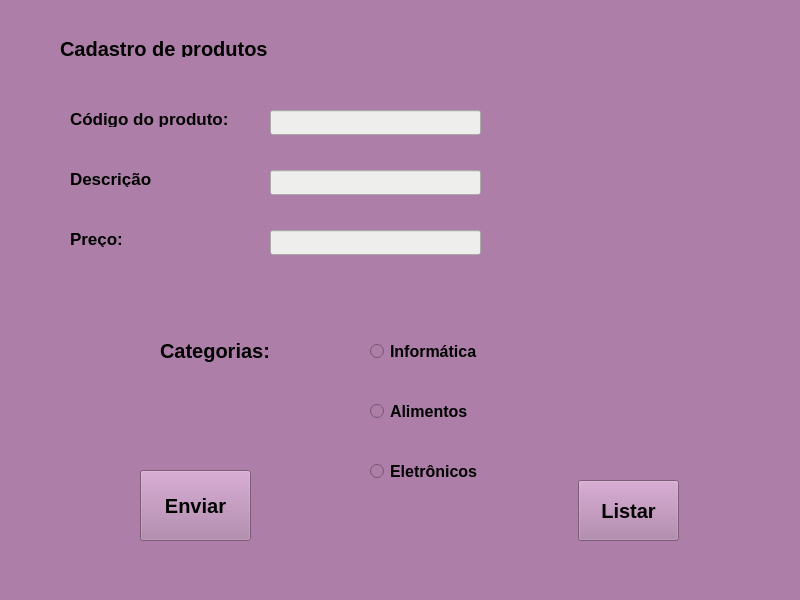
<?xml version="1.0" encoding="UTF-8"?>
<ui version="4.0">
 <class>MainWindow</class>
 <widget class="QMainWindow" name="MainWindow">
  <property name="geometry">
   <rect>
    <x>0</x>
    <y>0</y>
    <width>800</width>
    <height>600</height>
   </rect>
  </property>
  <property name="font">
   <font>
    <pointsize>15</pointsize>
    <weight>75</weight>
    <bold>true</bold>
   </font>
  </property>
  <property name="windowTitle">
   <string>MainWindow</string>
  </property>
  <property name="styleSheet">
   <string notr="true">background-color: rgb(173, 127, 168);</string>
  </property>
  <widget class="QWidget" name="centralwidget">
   <widget class="QLabel" name="label">
    <property name="geometry">
     <rect>
      <x>60</x>
      <y>40</y>
      <width>241</width>
      <height>17</height>
     </rect>
    </property>
    <property name="font">
     <font>
      <pointsize>15</pointsize>
      <weight>75</weight>
      <bold>true</bold>
     </font>
    </property>
    <property name="text">
     <string>Cadastro de produtos</string>
    </property>
   </widget>
   <widget class="QLabel" name="label_2">
    <property name="geometry">
     <rect>
      <x>70</x>
      <y>110</y>
      <width>161</width>
      <height>17</height>
     </rect>
    </property>
    <property name="font">
     <font>
      <pointsize>13</pointsize>
      <weight>75</weight>
      <bold>true</bold>
     </font>
    </property>
    <property name="text">
     <string>Código do produto:</string>
    </property>
   </widget>
   <widget class="QLabel" name="label_3">
    <property name="geometry">
     <rect>
      <x>70</x>
      <y>170</y>
      <width>161</width>
      <height>17</height>
     </rect>
    </property>
    <property name="font">
     <font>
      <pointsize>13</pointsize>
      <weight>75</weight>
      <bold>true</bold>
     </font>
    </property>
    <property name="text">
     <string>Descrição</string>
    </property>
   </widget>
   <widget class="QLabel" name="label_4">
    <property name="geometry">
     <rect>
      <x>70</x>
      <y>230</y>
      <width>161</width>
      <height>17</height>
     </rect>
    </property>
    <property name="font">
     <font>
      <pointsize>13</pointsize>
      <weight>75</weight>
      <bold>true</bold>
     </font>
    </property>
    <property name="text">
     <string>Preço:</string>
    </property>
   </widget>
   <widget class="QLineEdit" name="lineEdit">
    <property name="geometry">
     <rect>
      <x>270</x>
      <y>110</y>
      <width>211</width>
      <height>25</height>
     </rect>
    </property>
    <property name="styleSheet">
     <string notr="true">background-color: rgb(238, 238, 236);</string>
    </property>
   </widget>
   <widget class="QLineEdit" name="lineEdit_2">
    <property name="geometry">
     <rect>
      <x>270</x>
      <y>170</y>
      <width>211</width>
      <height>25</height>
     </rect>
    </property>
    <property name="styleSheet">
     <string notr="true">background-color: rgb(238, 238, 236);</string>
    </property>
   </widget>
   <widget class="QLineEdit" name="lineEdit_3">
    <property name="geometry">
     <rect>
      <x>270</x>
      <y>230</y>
      <width>211</width>
      <height>25</height>
     </rect>
    </property>
    <property name="styleSheet">
     <string notr="true">background-color: rgb(238, 238, 236);</string>
    </property>
   </widget>
   <widget class="QLabel" name="label_5">
    <property name="geometry">
     <rect>
      <x>160</x>
      <y>330</y>
      <width>131</width>
      <height>41</height>
     </rect>
    </property>
    <property name="font">
     <font>
      <pointsize>15</pointsize>
      <weight>75</weight>
      <bold>true</bold>
     </font>
    </property>
    <property name="text">
     <string>Categorias:</string>
    </property>
   </widget>
   <widget class="QRadioButton" name="radioButton">
    <property name="geometry">
     <rect>
      <x>370</x>
      <y>340</y>
      <width>112</width>
      <height>23</height>
     </rect>
    </property>
    <property name="font">
     <font>
      <pointsize>12</pointsize>
      <weight>75</weight>
      <bold>true</bold>
     </font>
    </property>
    <property name="text">
     <string>Informática</string>
    </property>
   </widget>
   <widget class="QRadioButton" name="radioButton_3">
    <property name="geometry">
     <rect>
      <x>370</x>
      <y>400</y>
      <width>112</width>
      <height>23</height>
     </rect>
    </property>
    <property name="font">
     <font>
      <pointsize>12</pointsize>
      <weight>75</weight>
      <bold>true</bold>
     </font>
    </property>
    <property name="text">
     <string>Alimentos</string>
    </property>
   </widget>
   <widget class="QRadioButton" name="radioButton_4">
    <property name="geometry">
     <rect>
      <x>370</x>
      <y>460</y>
      <width>112</width>
      <height>23</height>
     </rect>
    </property>
    <property name="font">
     <font>
      <pointsize>12</pointsize>
      <weight>75</weight>
      <bold>true</bold>
     </font>
    </property>
    <property name="text">
     <string>Eletrônicos</string>
    </property>
   </widget>
   <widget class="QPushButton" name="pushButton">
    <property name="geometry">
     <rect>
      <x>140</x>
      <y>470</y>
      <width>111</width>
      <height>71</height>
     </rect>
    </property>
    <property name="font">
     <font>
      <pointsize>15</pointsize>
      <weight>75</weight>
      <bold>true</bold>
     </font>
    </property>
    <property name="text">
     <string>Enviar</string>
    </property>
   </widget>
   <widget class="QPushButton" name="pushButton_2">
    <property name="geometry">
     <rect>
      <x>578</x>
      <y>480</y>
      <width>101</width>
      <height>61</height>
     </rect>
    </property>
    <property name="font">
     <font>
      <pointsize>15</pointsize>
      <weight>75</weight>
      <bold>true</bold>
     </font>
    </property>
    <property name="text">
     <string>Listar</string>
    </property>
   </widget>
  </widget>
  <widget class="QMenuBar" name="menubar">
   <property name="geometry">
    <rect>
     <x>0</x>
     <y>0</y>
     <width>800</width>
     <height>22</height>
    </rect>
   </property>
  </widget>
  <widget class="QStatusBar" name="statusbar"/>
 </widget>
 <resources/>
 <connections/>
</ui>
